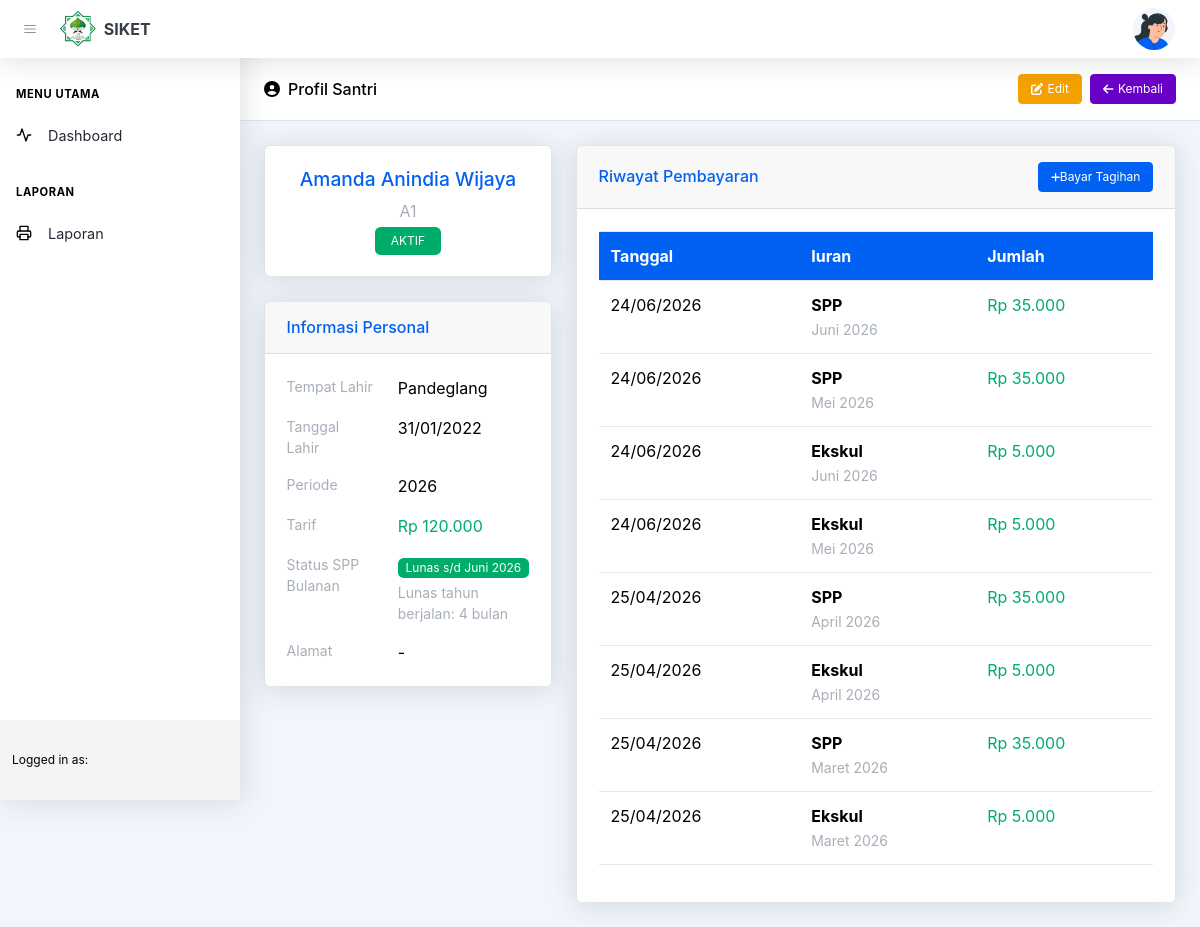
Screenshot of /pages/santri/view.php?id=1 with the database file from the repository.
### tables this page shows
CREATE TABLE `santri` (
  `id_santri` int(11) NOT NULL,
  `nama` varchar(100) NOT NULL,
  `tempat_lahir` varchar(100) DEFAULT NULL,
  `tanggal_lahir` date DEFAULT NULL,
  `id_kelas` int(11) NOT NULL,
  `alamat` text DEFAULT NULL,
  `id_iuran` int(11) DEFAULT NULL,
  `foto` varchar(255) DEFAULT 'default.png',
  `status` enum('active','nonaktif') DEFAULT 'active',
  `created_at` timestamp NOT NULL DEFAULT current_timestamp(),
  `updated_at` timestamp NOT NULL DEFAULT current_timestamp() ON UPDATE current_timestamp()
);

CREATE TABLE `kelas` (
  `id_kelas` int(11) NOT NULL,
  `nama_kelas` varchar(20) NOT NULL,
  `created_at` timestamp NOT NULL DEFAULT current_timestamp()
);

CREATE TABLE `pembayaran` (
  `id_pembayaran` int(11) NOT NULL,
  `id_santri` int(11) DEFAULT NULL,
  `id_user` int(11) NOT NULL,
  `tgl_bayar` date NOT NULL,
  `periode_tipe` enum('bulanan','tahunan') NOT NULL DEFAULT 'bulanan',
  `periode_key` varchar(7) NOT NULL DEFAULT '',
  `bulan_dibayar` varchar(20) NOT NULL,
  `tahun_dibayar` varchar(4) NOT NULL,
  `id_iuran` int(11) DEFAULT NULL,
  `jumlah_bayar` decimal(15,2) NOT NULL,
  `metode_bayar` enum('tunai','transfer','online') DEFAULT 'tunai',
  `keterangan` text DEFAULT NULL,
  `created_at` timestamp NOT NULL DEFAULT current_timestamp()
);

CREATE TABLE `iuran` (
  `id_iuran` int(11) NOT NULL,
  `nama_iuran` varchar(100) DEFAULT NULL,
  `tahun` int(4) NOT NULL,
  `periode_tipe` enum('bulanan','tahunan') NOT NULL DEFAULT 'bulanan',
  `nominal` decimal(15,2) NOT NULL,
  `keterangan` varchar(255) DEFAULT NULL,
  `created_at` timestamp NOT NULL DEFAULT current_timestamp()
);

### config/database.php (called while the page is built, shortened)
<?php
$conn = mysqli_connect(DB_HOST, DB_USER, DB_PASS, DB_NAME);
mysqli_set_charset($conn, "utf8mb4");
function formatRupiah($number)
{
    return 'Rp ' . number_format($number, 0, ',', '.');
}
function sanitize($data)
{
    global $conn;
    return mysqli_real_escape_string($conn, trim($data));
}
?>

### config/app.php (called while the page is built, shortened)
<?php
$bulan_indo = [
    'Januari',
    'Februari',
    'Maret',
    'April',
    'Mei',
    'Juni',
    'Juli',
    'Agustus',
    'September',
    'Oktober',
    'November',
    'Desember'
];
function bulanIndo($month_number)
{
    global $bulan_indo;
    return $bulan_indo[$month_number - 1];
}
function formatPeriodeTagihan($periode_tipe, $bulan, $tahun)
{
    return trim((string)$bulan . ' ' . (string)$tahun);
}
function appTableExists($table_name)
{
    static $cache = [];
    global $conn;
    $table_name_safe = mysqli_real_escape_string($conn, $table_name);
    $db_res = mysqli_query($conn, "SELECT DATABASE() as db");
    $db = mysqli_fetch_assoc($db_res)['db'] ?? '';
    $db = mysqli_real_escape_string($conn, $db);
    $sql = "SELECT 1 FROM information_schema.TABLES WHERE TABLE_SCHEMA = '$db' AND TABLE_NAME = '$table_name_safe' LIMIT 1";
    $res = mysqli_query($conn, $sql);
    return $cache[$table_name] = ($res && mysqli_num_rows($res) > 0);
}
function appColumnExists($table_name, $column_name)
{
    static $cache = [];
    $cache_key = $table_name . '.' . $column_name;
    global $conn;
    $table_name_safe = mysqli_real_escape_string($conn, $table_name);
    $column_name_safe = mysqli_real_escape_string($conn, $column_name);
    $db_res = mysqli_query($conn, "SELECT DATABASE() as db");
    $db = mysqli_fetch_assoc($db_res)['db'] ?? '';
    $db = mysqli_real_escape_string($conn, $db);
    $sql = "SELECT 1 FROM information_schema.COLUMNS WHERE TABLE_SCHEMA = '$db' AND TABLE_NAME = '$table_name_safe' AND COLUMN_NAME = '$column_name_safe' LIMIT 1";
    $res = mysqli_query($conn, $sql);
    return $cache[$cache_key] = ($res && mysqli_num_rows($res) > 0);
}
function getSantriMonthlyProgressMap($santri_ids, $year = null)
{
    global $conn;
    $year = $year ?: (int)date('Y');
    $santri_ids = array_values(array_unique(array_filter(array_map('intval', (array)$santri_ids))));
    $result = [];
    foreach ($santri_ids as $id_santri) {
        $result[$id_santri] = [
            'status_key' => 'no_tagihan',
            'status_text' => 'Tidak ada tagihan bulanan aktif',
            'badge' => 'secondary',
            'lunas_sampai' => null,
            'bulan_lunas_tahun_berjalan' => 0,
            'bulan_lunas_berurutan' => 0,
        ];
    }
    $id_list = implode(',', $santri_ids);
    $has_period_type = appColumnExists('iuran', 'periode_tipe');
    $periode_filter = $has_period_type ? "IFNULL(b.periode_tipe, 'bulanan') = 'bulanan'" : "1=1";
    $fee_rows = null;
    if (appTableExists('santri_iuran')) {
        $fee_rows = mysqli_query($conn, "
            SELECT sb.id_santri, b.id_iuran, b.nominal
            FROM santri_iuran sb
            JOIN iuran b ON sb.id_iuran = b.id_iuran
            WHERE sb.is_active = 1 AND $periode_filter AND sb.id_santri IN ($id_list)
        ");
    }
    $fee_nominal = [];
    while ($fee_rows && ($row = mysqli_fetch_assoc($fee_rows))) {
        $id_santri = (int)$row['id_santri'];
        $id_iuran = (int)$row['id_iuran'];
        $fee_nominal[$id_santri][$id_iuran] = (float)$row['nominal'];
    }
    $sum_rows = mysqli_query($conn, "
        SELECT id_santri, periode_key, id_iuran, COALESCE(SUM(jumlah_bayar), 0) as total
        FROM pembayaran
        WHERE id_santri IN ($id_list)
          AND periode_tipe = 'bulanan'
          AND periode_key LIKE '" . (int)$year . "-%'
        GROUP BY id_santri, periode_key, id_iuran
    ");
    $paid_sum = [];
    while ($sum_rows && ($row = mysqli_fetch_assoc($sum_rows))) {
        $id_santri = (int)$row['id_santri'];
        $periode_key = $row['periode_key'];
        $id_iuran = (int)$row['id_iuran'];
        $paid_sum[$id_santri][$periode_key][$id_iuran] = (float)$row['total'];
    }
    foreach ($santri_ids as $id_santri) {
        $fees = $fee_nominal[$id_santri] ?? [];
        $complete_months = [];
        for ($m = 1; $m <= 12; $m++) {
            $periode_key = $year . '-' . str_pad((string)$m, 2, '0', STR_PAD_LEFT);
            $is_complete = true;
            foreach ($fees as $id_iuran => $nominal) {
                $total = $paid_sum[$id_santri][$periode_key][$id_iuran] ?? 0;
                if ($total < $nominal) {
                    $is_complete = false;
                    break;
                }
            }
            if ($is_complete) {
                $complete_months[$m] = true;
            }
        }
        $berurutan = 0;
        for ($m = 12; $m >= 1; $m--) {
            if (!empty($complete_months[$m])) {
                $berurutan = $m;
                break;
            }
        }
        $jumlah_lunas = count($complete_months);
        if ($berurutan > 0) {
            $result[$id_santri] = [
                'status_key' => 'lunas_berurutan',
                'status_text' => 'Lunas s/d ' . bulanIndo($berurutan) . ' ' . $year,
                'badge' => 'success',
                'lunas_sampai' => $year . '-' . str_pad((string)$berurutan, 2, '0', STR_PAD_LEFT),
                'bulan_lunas_tahun_berjalan' => $jumlah_lunas,
                'bulan_lunas_berurutan' => $berurutan,
            ];
        }
    }
    return $result;
}
function getSantriMonthlyProgress($id_santri, $year = null)
{
    $map = getSantriMonthlyProgressMap([(int)$id_santri], $year);
    return $map[(int)$id_santri] ?? [
        'status_key' => 'no_tagihan',
        'status_text' => 'Tidak ada tagihan bulanan aktif',
        'badge' => 'secondary',
        'lunas_sampai' => null,
        'bulan_lunas_tahun_berjalan' => 0,
        'bulan_lunas_berurutan' => 0,
    ];
}
?>

### pages/santri/view.php (the view, shortened to what this page needs)
<?php
require_once '../../includes/header.php';
require_once '../../includes/sidebar.php';
$id = sanitize($_GET['id']);
$query = "SELECT s.*, k.nama_kelas,
                 COALESCE(sb_data.nama_iuran_utama, b_legacy.nama_iuran) as nama_iuran,
                 COALESCE(sb_data.tahun_iuran, b_legacy.tahun) as tahun_iuran,
                 COALESCE(sb_data.nominal_utama, b_legacy.nominal) as nominal,
                 sb_data.daftar_iuran
          FROM santri s
          JOIN kelas k ON s.id_kelas = k.id_kelas
          LEFT JOIN iuran b_legacy ON s.id_iuran = b_legacy.id_iuran
          LEFT JOIN (
              SELECT sb.id_santri,
                     SUBSTRING_INDEX(GROUP_CONCAT(b.nama_iuran ORDER BY b.nama_iuran SEPARATOR '||'), '||', 1) as nama_iuran_utama,
                     SUBSTRING_INDEX(GROUP_CONCAT(b.tahun ORDER BY b.nama_iuran SEPARATOR '||'), '||', 1) as tahun_iuran,
                     SUBSTRING_INDEX(GROUP_CONCAT(b.nominal ORDER BY b.nama_iuran SEPARATOR '||'), '||', 1) as nominal_utama,
                     GROUP_CONCAT(CONCAT(b.nama_iuran, ' (', IFNULL(b.periode_tipe, 'bulanan'), ')') ORDER BY b.nama_iuran SEPARATOR ', ') as daftar_iuran
              FROM santri_iuran sb
              JOIN iuran b ON sb.id_iuran = b.id_iuran
              WHERE sb.is_active = 1
              GROUP BY sb.id_santri
          ) sb_data ON sb_data.id_santri = s.id_santri
          WHERE s.id_santri = '$id'";
$result = mysqli_query($conn, $query);
$data = mysqli_fetch_assoc($result);
$monthly_progress = getSantriMonthlyProgress((int)$id);
$history = mysqli_query($conn, "SELECT p.*, g.nama as nama_user, b.nama_iuran, b.periode_tipe
                               FROM pembayaran p
                               JOIN users g ON p.id_user = g.id_user
                               LEFT JOIN iuran b ON p.id_iuran = b.id_iuran
                               WHERE p.id_santri = '$id'
                               ORDER BY p.tgl_bayar DESC, p.id_pembayaran DESC");
?>
<header class="page-header page-header-compact page-header-light border-bottom bg-white mb-4">
    <div class="container-xl px-4">
        <div class="page-header-content">
            <div class="row align-items-center justify-content-between pt-3">
                <div class="col-auto mb-3">
                    <h1 class="page-header-title">
                        <div class="page-header-icon"><i class="fas fa-user-circle"></i></div>
                        Profil Santri
                    </h1>
                </div>
                <div class="col-12 col-md-auto mb-3">
                    <a href="edit.php?id=<?php echo $data['id_santri']; ?>" class="btn btn-sm btn-warning me-1">
                        <i class="fas fa-edit me-1"></i> Edit
                    </a>
                    <a href="index.php" class="btn btn-sm btn-secondary">
                        <i class="fas fa-arrow-left me-1"></i> Kembali
                    </a>
                </div>
            </div>
        </div>
    </div>
</header>
<div class="container-xl px-4 mt-4">
    <div class="row">
        <div class="col-xl-4 col-lg-5">
            <div class="card shadow mb-4">
                <div class="card-body text-center">
                    <h4 class="font-weight-bold text-primary"><?php echo htmlspecialchars($data['nama']); ?></h4>
                    <p class="text-muted mb-1"><?php echo htmlspecialchars($data['nama_kelas']); ?></p>
                    <span class="badge bg-<?php echo $data['status'] == 'active' ? 'success' : 'secondary'; ?> text-white px-3 py-2">
                        <?php echo $data['status'] == 'active' ? 'AKTIF' : 'NONAKTIF'; ?>
                    </span>
                </div>
            </div>
            <div class="card shadow mb-4">
                <div class="card-header py-3">
                    <h6 class="m-0 font-weight-bold text-primary">Informasi Personal</h6>
                </div>
                <div class="card-body">
                    <div class="row no-gutters mb-3">
                        <div class="col-5 text-muted small">Tempat Lahir</div>
                        <div class="col-7 font-weight-bold"><?php echo htmlspecialchars($data['tempat_lahir'] ?: '-'); ?></div>
                    </div>
                    <div class="row no-gutters mb-3">
                        <div class="col-5 text-muted small">Tanggal Lahir</div>
                        <div class="col-7 font-weight-bold"><?php echo !empty($data['tanggal_lahir']) ? date('d/m/Y', strtotime($data['tanggal_lahir'])) : '-'; ?></div>
                    </div>
                    <div class="row no-gutters mb-3">
                        <div class="col-5 text-muted small">Periode</div>
                        <div class="col-7 font-weight-bold"><?php echo $data['tahun_iuran']; ?></div>
                    </div>
                    <div class="row no-gutters mb-3">
                        <div class="col-5 text-muted small">Tarif</div>
                        <div class="col-7 font-weight-bold text-success"><?php echo formatRupiah($data['nominal']); ?></div>
                    </div>
                    <div class="row no-gutters mb-3">
                        <div class="col-5 text-muted small">Status SPP Bulanan</div>
                        <div class="col-7">
                            <?php
                            $bg_class_v = $monthly_progress['badge'];
                            $text_class_v = in_array($bg_class_v, ['warning', 'info', 'light']) ? 'text-dark' : 'text-white';
                            ?>
                            <span class="badge bg-<?php echo $bg_class_v; ?> <?php echo $text_class_v; ?> badge-status">
                                <?php echo htmlspecialchars($monthly_progress['status_text']); ?>
                            </span>
                            <div class="small text-muted mt-1">
                                Lunas tahun berjalan: <?php echo (int)$monthly_progress['bulan_lunas_tahun_berjalan']; ?> bulan
                            </div>
                        </div>
                    </div>
                    <div class="row no-gutters">
                        <div class="col-5 text-muted small">Alamat</div>
                        <div class="col-7 font-weight-bold"><?php echo nl2br(htmlspecialchars($data['alamat'] ?: '-')); ?></div>
                    </div>
                </div>
            </div>
        </div>
        <div class="col-xl-8 col-lg-7">
            <div class="card shadow mb-4">
                <div class="card-header py-3 d-flex flex-row align-items-center justify-content-between">
                    <h6 class="m-0 font-weight-bold text-primary">Riwayat Pembayaran</h6>
                    <a href="../pembayaran/add.php?id_santri=<?php echo $data['id_santri']; ?>" class="btn btn-primary btn-sm">
                        <i class="fas fa-plus fa-sm"></i> Bayar Tagihan
                    </a>
                </div>
                <div class="card-body">
                    <div class="table-responsive">
                        <table class="table table-hover" id="dataTable" width="100%">
                            <thead>
                                <tr>
                                    <th>Tanggal</th>
                                    <th>Iuran</th>
                                    <th>Jumlah</th>
                                </tr>
                            </thead>
                            <tbody>
                                <?php while ($row = mysqli_fetch_assoc($history)): ?>
                                <tr>
                                    <td><?php echo date('d/m/Y', strtotime($row['tgl_bayar'])); ?></td>
                                    <td>
                                        <strong><?php echo htmlspecialchars($row['nama_iuran'] ?? '-'); ?></strong><br>
                                        <small class="text-muted"><?php echo htmlspecialchars(formatPeriodeTagihan($row['periode_tipe'] ?: 'bulanan', $row['bulan_dibayar'], $row['tahun_dibayar'])); ?></small>
                                    </td>
                                    <td class="text-success font-weight-bold"><?php echo formatRupiah($row['jumlah_bayar']); ?></td>
                                </tr>
                                <?php endwhile; ?>
                            </tbody>
                        </table>
                    </div>
                </div>
            </div>
        </div>
    </div>
</div>
<?php require_once '../../includes/footer.php'; ?>

### rows the page displays
santri: nama "Amanda Anindia Wijaya", id_kelas.nama_kelas "A1", tempat_lahir "Pandeglang", tanggal_lahir "31/01/2022", alamat "-"
pembayaran: tgl_bayar "24/06/2026", id_iuran.nama_iuran "SPP", id_iuran+bulan_dibayar+tahun_dibayar "Juni 2026", jumlah_bayar "Rp 35.000"
pembayaran: tgl_bayar "24/06/2026", id_iuran.nama_iuran "SPP", id_iuran+bulan_dibayar+tahun_dibayar "Mei 2026", jumlah_bayar "Rp 35.000"
pembayaran: tgl_bayar "24/06/2026", id_iuran.nama_iuran "Ekskul", id_iuran+bulan_dibayar+tahun_dibayar "Juni 2026", jumlah_bayar "Rp 5.000"
pembayaran: tgl_bayar "24/06/2026", id_iuran.nama_iuran "Ekskul", id_iuran+bulan_dibayar+tahun_dibayar "Mei 2026", jumlah_bayar "Rp 5.000"
pembayaran: tgl_bayar "25/04/2026", id_iuran.nama_iuran "SPP", id_iuran+bulan_dibayar+tahun_dibayar "April 2026", jumlah_bayar "Rp 35.000"
pembayaran: tgl_bayar "25/04/2026", id_iuran.nama_iuran "Ekskul", id_iuran+bulan_dibayar+tahun_dibayar "April 2026", jumlah_bayar "Rp 5.000"
pembayaran: tgl_bayar "25/04/2026", id_iuran.nama_iuran "SPP", id_iuran+bulan_dibayar+tahun_dibayar "Maret 2026", jumlah_bayar "Rp 35.000"
pembayaran: tgl_bayar "25/04/2026", id_iuran.nama_iuran "Ekskul", id_iuran+bulan_dibayar+tahun_dibayar "Maret 2026", jumlah_bayar "Rp 5.000"

### other values shown
$data['tahun_iuran'] "2026"
formatRupiah($data['nominal']) "Rp 120.000"
$monthly_progress['status_text'] "Lunas s/d Juni 2026"
$monthly_progress['bulan_lunas_tahun_berjalan'] "4"
